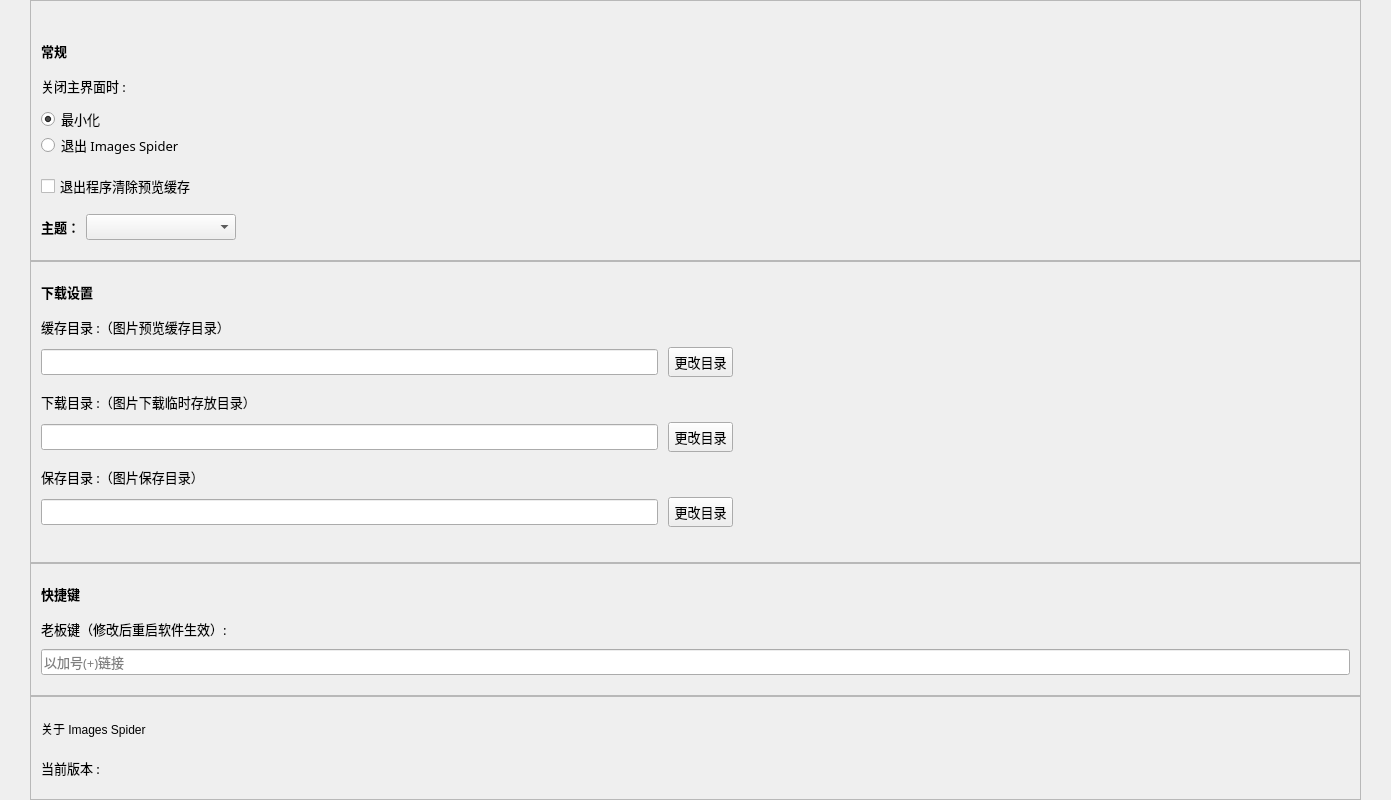
        <widget class="QWidget" name="scroll_area_content">
         <property name="geometry">
          <rect>
           <x>0</x>
           <y>0</y>
           <width>1391</width>
           <height>800</height>
          </rect>
         </property>
         <property name="sizePolicy">
          <sizepolicy hsizetype="Preferred" vsizetype="Expanding">
           <horstretch>0</horstretch>
           <verstretch>0</verstretch>
          </sizepolicy>
         </property>
         <property name="minimumSize">
          <size>
           <width>0</width>
           <height>800</height>
          </size>
         </property>
         <layout class="QVBoxLayout" name="verticalLayout_2">
          <property name="spacing">
           <number>0</number>
          </property>
          <property name="leftMargin">
           <number>30</number>
          </property>
          <property name="topMargin">
           <number>0</number>
          </property>
          <property name="rightMargin">
           <number>30</number>
          </property>
          <property name="bottomMargin">
           <number>0</number>
          </property>
          <item>
           <widget class="QFrame" name="frame_conventional">
            <property name="font">
             <font>
              <family>.萍方-简</family>
              <pointsize>10</pointsize>
              <italic>false</italic>
              <bold>true</bold>
             </font>
            </property>
            <property name="frameShape">
             <enum>QFrame::StyledPanel</enum>
            </property>
            <property name="frameShadow">
             <enum>QFrame::Raised</enum>
            </property>
            <layout class="QVBoxLayout" name="verticalLayout_10">
             <property name="spacing">
              <number>0</number>
             </property>
             <property name="leftMargin">
              <number>10</number>
             </property>
             <property name="topMargin">
              <number>40</number>
             </property>
             <property name="rightMargin">
              <number>10</number>
             </property>
             <property name="bottomMargin">
              <number>20</number>
             </property>
             <item>
              <widget class="QLabel" name="label_main_title">
               <property name="text">
                <string>常规</string>
               </property>
              </widget>
             </item>
             <item>
              <spacer name="verticalSpacer_6">
               <property name="orientation">
                <enum>Qt::Vertical</enum>
               </property>
               <property name="sizeType">
                <enum>QSizePolicy::Fixed</enum>
               </property>
               <property name="sizeHint" stdset="0">
                <size>
                 <width>20</width>
                 <height>15</height>
                </size>
               </property>
              </spacer>
             </item>
             <item>
              <widget class="QLabel" name="label_subtitle">
               <property name="font">
                <font>
                 <family>.PingFang SC</family>
                 <pointsize>10</pointsize>
                 <italic>false</italic>
                 <bold>false</bold>
                </font>
               </property>
               <property name="text">
                <string>关闭主界面时 :</string>
               </property>
              </widget>
             </item>
             <item>
              <spacer name="verticalSpacer_7">
               <property name="orientation">
                <enum>Qt::Vertical</enum>
               </property>
               <property name="sizeType">
                <enum>QSizePolicy::Fixed</enum>
               </property>
               <property name="sizeHint" stdset="0">
                <size>
                 <width>20</width>
                 <height>10</height>
                </size>
               </property>
              </spacer>
             </item>
             <item>
              <widget class="QRadioButton" name="radio_minimize">
               <property name="font">
                <font>
                 <family>.PingFang SC</family>
                 <pointsize>10</pointsize>
                 <italic>false</italic>
                 <bold>false</bold>
                </font>
               </property>
               <property name="text">
                <string>最小化</string>
               </property>
               <property name="checked">
                <bool>true</bool>
               </property>
              </widget>
             </item>
             <item>
              <widget class="QRadioButton" name="radio_exit">
               <property name="font">
                <font>
                 <family>.PingFang SC</family>
                 <pointsize>10</pointsize>
                 <italic>false</italic>
                 <bold>false</bold>
                </font>
               </property>
               <property name="text">
                <string>退出 Images Spider</string>
               </property>
              </widget>
             </item>
             <item>
              <spacer name="verticalSpacer_8">
               <property name="orientation">
                <enum>Qt::Vertical</enum>
               </property>
               <property name="sizeType">
                <enum>QSizePolicy::Fixed</enum>
               </property>
               <property name="sizeHint" stdset="0">
                <size>
                 <width>20</width>
                 <height>15</height>
                </size>
               </property>
              </spacer>
             </item>
             <item>
              <widget class="QCheckBox" name="box_clearCache">
               <property name="font">
                <font>
                 <family>.PingFang SC</family>
                 <pointsize>10</pointsize>
                 <italic>false</italic>
                 <bold>false</bold>
                </font>
               </property>
               <property name="text">
                <string>退出程序清除预览缓存</string>
               </property>
              </widget>
             </item>
             <item>
              <spacer name="verticalSpacer_19">
               <property name="orientation">
                <enum>Qt::Vertical</enum>
               </property>
               <property name="sizeType">
                <enum>QSizePolicy::Fixed</enum>
               </property>
               <property name="sizeHint" stdset="0">
                <size>
                 <width>20</width>
                 <height>15</height>
                </size>
               </property>
              </spacer>
             </item>
             <item>
              <layout class="QHBoxLayout" name="horizontalLayout_6">
               <item>
                <widget class="QLabel" name="label_theme">
                 <property name="minimumSize">
                  <size>
                   <width>45</width>
                   <height>0</height>
                  </size>
                 </property>
                 <property name="maximumSize">
                  <size>
                   <width>45</width>
                   <height>16777215</height>
                  </size>
                 </property>
                 <property name="text">
                  <string>主题：</string>
                 </property>
                </widget>
               </item>
               <item>
                <widget class="QComboBox" name="combo_theme">
                 <property name="minimumSize">
                  <size>
                   <width>150</width>
                   <height>0</height>
                  </size>
                 </property>
                 <property name="maximumSize">
                  <size>
                   <width>150</width>
                   <height>16777215</height>
                  </size>
                 </property>
                </widget>
               </item>
               <item>
                <widget class="QLabel" name="label_theme_status">
                 <property name="text">
                  <string/>
                 </property>
                </widget>
               </item>
               <item>
                <spacer name="horizontalSpacer_8">
                 <property name="orientation">
                  <enum>Qt::Horizontal</enum>
                 </property>
                 <property name="sizeHint" stdset="0">
                  <size>
                   <width>40</width>
                   <height>20</height>
                  </size>
                 </property>
                </spacer>
               </item>
              </layout>
             </item>
            </layout>
           </widget>
          </item>
          <item>
           <widget class="QFrame" name="frame_download">
            <property name="font">
             <font>
              <family>.萍方-简</family>
              <pointsize>10</pointsize>
              <italic>false</italic>
              <bold>true</bold>
             </font>
            </property>
            <property name="frameShape">
             <enum>QFrame::StyledPanel</enum>
            </property>
            <property name="frameShadow">
             <enum>QFrame::Raised</enum>
            </property>
            <layout class="QVBoxLayout" name="verticalLayout_12">
             <property name="spacing">
              <number>0</number>
             </property>
             <property name="leftMargin">
              <number>10</number>
             </property>
             <property name="topMargin">
              <number>20</number>
             </property>
             <property name="rightMargin">
              <number>10</number>
             </property>
             <property name="bottomMargin">
              <number>20</number>
             </property>
             <item>
              <widget class="QLabel" name="label_main_title_2">
               <property name="text">
                <string>下载设置</string>
               </property>
              </widget>
             </item>
             <item>
              <spacer name="verticalSpacer_9">
               <property name="orientation">
                <enum>Qt::Vertical</enum>
               </property>
               <property name="sizeType">
                <enum>QSizePolicy::Fixed</enum>
               </property>
               <property name="sizeHint" stdset="0">
                <size>
                 <width>20</width>
                 <height>15</height>
                </size>
               </property>
              </spacer>
             </item>
             <item>
              <widget class="QLabel" name="label_subtitle_2">
               <property name="font">
                <font>
                 <family>.PingFang SC</family>
                 <pointsize>10</pointsize>
                 <italic>false</italic>
                 <bold>false</bold>
                </font>
               </property>
               <property name="text">
                <string>缓存目录 :（图片预览缓存目录）</string>
               </property>
              </widget>
             </item>
             <item>
              <spacer name="verticalSpacer_10">
               <property name="orientation">
                <enum>Qt::Vertical</enum>
               </property>
               <property name="sizeType">
                <enum>QSizePolicy::Fixed</enum>
               </property>
               <property name="sizeHint" stdset="0">
                <size>
                 <width>20</width>
                 <height>10</height>
                </size>
               </property>
              </spacer>
             </item>
             <item>
              <layout class="QHBoxLayout" name="horizontalLayout_9">
               <property name="spacing">
                <number>10</number>
               </property>
               <item>
                <widget class="QLineEdit" name="lineEdit_cache">
                 <property name="font">
                  <font>
                   <family>.PingFang SC</family>
                   <pointsize>10</pointsize>
                   <italic>false</italic>
                   <bold>false</bold>
                  </font>
                 </property>
                 <property name="readOnly">
                  <bool>true</bool>
                 </property>
                </widget>
               </item>
               <item>
                <widget class="QPushButton" name="btn_cache_folder">
                 <property name="minimumSize">
                  <size>
                   <width>65</width>
                   <height>30</height>
                  </size>
                 </property>
                 <property name="maximumSize">
                  <size>
                   <width>60</width>
                   <height>30</height>
                  </size>
                 </property>
                 <property name="font">
                  <font>
                   <family>.PingFang SC</family>
                   <pointsize>10</pointsize>
                   <italic>false</italic>
                   <bold>false</bold>
                  </font>
                 </property>
                 <property name="cursor">
                  <cursorShape>PointingHandCursor</cursorShape>
                 </property>
                 <property name="text">
                  <string>更改目录</string>
                 </property>
                </widget>
               </item>
               <item>
                <spacer name="horizontalSpacer_5">
                 <property name="orientation">
                  <enum>Qt::Horizontal</enum>
                 </property>
                 <property name="sizeHint" stdset="0">
                  <size>
                   <width>40</width>
                   <height>20</height>
                  </size>
                 </property>
                </spacer>
               </item>
              </layout>
             </item>
             <item>
              <spacer name="verticalSpacer_11">
               <property name="orientation">
                <enum>Qt::Vertical</enum>
               </property>
               <property name="sizeType">
                <enum>QSizePolicy::Fixed</enum>
               </property>
               <property name="sizeHint" stdset="0">
                <size>
                 <width>20</width>
                 <height>15</height>
                </size>
               </property>
              </spacer>
             </item>
             <item>
              <widget class="QLabel" name="label_subtitle_3">
               <property name="font">
                <font>
                 <family>.PingFang SC</family>
                 <pointsize>10</pointsize>
                 <italic>false</italic>
                 <bold>false</bold>
                </font>
               </property>
               <property name="text">
                <string>下载目录 :（图片下载临时存放目录）</string>
               </property>
              </widget>
             </item>
             <item>
              <spacer name="verticalSpacer_12">
               <property name="orientation">
                <enum>Qt::Vertical</enum>
               </property>
               <property name="sizeType">
                <enum>QSizePolicy::Fixed</enum>
               </property>
               <property name="sizeHint" stdset="0">
                <size>
                 <width>20</width>
                 <height>10</height>
                </size>
               </property>
              </spacer>
             </item>
             <item>
              <layout class="QHBoxLayout" name="horizontalLayout_11">
               <property name="spacing">
                <number>10</number>
               </property>
               <item>
                <widget class="QLineEdit" name="lineEdit_full">
                 <property name="font">
                  <font>
                   <family>.PingFang SC</family>
                   <pointsize>10</pointsize>
                   <italic>false</italic>
                   <bold>false</bold>
                  </font>
                 </property>
                 <property name="readOnly">
                  <bool>true</bool>
                 </property>
                </widget>
               </item>
               <item>
                <widget class="QPushButton" name="btn_full_folder">
                 <property name="minimumSize">
                  <size>
                   <width>65</width>
                   <height>30</height>
                  </size>
                 </property>
                 <property name="maximumSize">
                  <size>
                   <width>60</width>
                   <height>30</height>
                  </size>
                 </property>
                 <property name="font">
                  <font>
                   <family>.PingFang SC</family>
                   <pointsize>10</pointsize>
                   <italic>false</italic>
                   <bold>false</bold>
                  </font>
                 </property>
                 <property name="cursor">
                  <cursorShape>PointingHandCursor</cursorShape>
                 </property>
                 <property name="text">
                  <string>更改目录</string>
                 </property>
                </widget>
               </item>
               <item>
                <spacer name="horizontalSpacer_6">
                 <property name="orientation">
                  <enum>Qt::Horizontal</enum>
                 </property>
                 <property name="sizeHint" stdset="0">
                  <size>
                   <width>40</width>
                   <height>20</height>
                  </size>
                 </property>
                </spacer>
               </item>
              </layout>
             </item>
             <item>
              <spacer name="verticalSpacer_13">
               <property name="orientation">
                <enum>Qt::Vertical</enum>
               </property>
               <property name="sizeType">
                <enum>QSizePolicy::Fixed</enum>
               </property>
               <property name="sizeHint" stdset="0">
                <size>
                 <width>20</width>
                 <height>15</height>
                </size>
               </property>
              </spacer>
             </item>
             <item>
              <widget class="QLabel" name="label_subtitle_4">
               <property name="font">
                <font>
                 <family>.PingFang SC</family>
                 <pointsize>10</pointsize>
                 <italic>false</italic>
                 <bold>false</bold>
                </font>
               </property>
               <property name="text">
                <string>保存目录 :（图片保存目录）</string>
               </property>
              </widget>
             </item>
             <item>
              <spacer name="verticalSpacer_14">
               <property name="orientation">
                <enum>Qt::Vertical</enum>
               </property>
               <property name="sizeType">
                <enum>QSizePolicy::Fixed</enum>
               </property>
               <property name="sizeHint" stdset="0">
                <size>
                 <width>20</width>
                 <height>10</height>
                </size>
               </property>
              </spacer>
             </item>
             <item>
              <layout class="QHBoxLayout" name="horizontalLayout_12">
               <property name="spacing">
                <number>10</number>
               </property>
               <item>
                <widget class="QLineEdit" name="lineEdit_dir">
                 <property name="font">
                  <font>
                   <family>.PingFang SC</family>
                   <pointsize>10</pointsize>
                   <italic>false</italic>
                   <bold>false</bold>
                  </font>
                 </property>
                 <property name="readOnly">
                  <bool>true</bool>
                 </property>
                </widget>
               </item>
               <item>
                <widget class="QPushButton" name="btn_dir_folder">
                 <property name="minimumSize">
                  <size>
                   <width>65</width>
                   <height>30</height>
                  </size>
                 </property>
                 <property name="maximumSize">
                  <size>
                   <width>60</width>
                   <height>30</height>
                  </size>
                 </property>
                 <property name="font">
                  <font>
                   <family>.PingFang SC</family>
                   <pointsize>10</pointsize>
                   <italic>false</italic>
                   <bold>false</bold>
                  </font>
                 </property>
                 <property name="cursor">
                  <cursorShape>PointingHandCursor</cursorShape>
                 </property>
                 <property name="text">
                  <string>更改目录</string>
                 </property>
                </widget>
               </item>
               <item>
                <spacer name="horizontalSpacer_7">
                 <property name="orientation">
                  <enum>Qt::Horizontal</enum>
                 </property>
                 <property name="sizeHint" stdset="0">
                  <size>
                   <width>40</width>
                   <height>20</height>
                  </size>
                 </property>
                </spacer>
               </item>
              </layout>
             </item>
             <item>
              <spacer name="verticalSpacer_15">
               <property name="orientation">
                <enum>Qt::Vertical</enum>
               </property>
               <property name="sizeType">
                <enum>QSizePolicy::Fixed</enum>
               </property>
               <property name="sizeHint" stdset="0">
                <size>
                 <width>20</width>
                 <height>15</height>
                </size>
               </property>
              </spacer>
             </item>
            </layout>
           </widget>
          </item>
          <item>
           <widget class="QFrame" name="frame_hot_key">
            <property name="font">
             <font>
              <family>.萍方-简</family>
              <pointsize>10</pointsize>
              <italic>false</italic>
              <bold>true</bold>
             </font>
            </property>
            <property name="frameShape">
             <enum>QFrame::StyledPanel</enum>
            </property>
            <property name="frameShadow">
             <enum>QFrame::Raised</enum>
            </property>
            <layout class="QVBoxLayout" name="verticalLayout_13">
             <property name="spacing">
              <number>0</number>
             </property>
             <property name="leftMargin">
              <number>10</number>
             </property>
             <property name="topMargin">
              <number>20</number>
             </property>
             <property name="rightMargin">
              <number>10</number>
             </property>
             <property name="bottomMargin">
              <number>20</number>
             </property>
             <item>
              <widget class="QLabel" name="label_main_title_3">
               <property name="text">
                <string>快捷键</string>
               </property>
              </widget>
             </item>
             <item>
              <spacer name="verticalSpacer_17">
               <property name="orientation">
                <enum>Qt::Vertical</enum>
               </property>
               <property name="sizeType">
                <enum>QSizePolicy::Fixed</enum>
               </property>
               <property name="sizeHint" stdset="0">
                <size>
                 <width>20</width>
                 <height>15</height>
                </size>
               </property>
              </spacer>
             </item>
             <item>
              <widget class="QLabel" name="label_subtitle_5">
               <property name="font">
                <font>
                 <family>.PingFang SC</family>
                 <pointsize>10</pointsize>
                 <italic>false</italic>
                 <bold>false</bold>
                </font>
               </property>
               <property name="text">
                <string>老板键（修改后重启软件生效）: </string>
               </property>
              </widget>
             </item>
             <item>
              <spacer name="verticalSpacer_18">
               <property name="orientation">
                <enum>Qt::Vertical</enum>
               </property>
               <property name="sizeType">
                <enum>QSizePolicy::Fixed</enum>
               </property>
               <property name="sizeHint" stdset="0">
                <size>
                 <width>20</width>
                 <height>10</height>
                </size>
               </property>
              </spacer>
             </item>
             <item>
              <widget class="QLineEdit" name="lineEdit_hotkey">
               <property name="font">
                <font>
                 <family>.PingFang SC</family>
                 <pointsize>10</pointsize>
                 <italic>false</italic>
                 <bold>false</bold>
                </font>
               </property>
               <property name="placeholderText">
                <string>以加号(+)链接</string>
               </property>
              </widget>
             </item>
            </layout>
           </widget>
          </item>
          <item>
           <widget class="QFrame" name="frame_software">
            <property name="frameShape">
             <enum>QFrame::StyledPanel</enum>
            </property>
            <property name="frameShadow">
             <enum>QFrame::Raised</enum>
            </property>
            <layout class="QVBoxLayout" name="verticalLayout_14">
             <property name="spacing">
              <number>0</number>
             </property>
             <property name="leftMargin">
              <number>10</number>
             </property>
             <property name="topMargin">
              <number>20</number>
             </property>
             <property name="rightMargin">
              <number>10</number>
             </property>
             <property name="bottomMargin">
              <number>20</number>
             </property>
             <item>
              <widget class="QLabel" name="label_main_title_4">
               <property name="text">
                <string>关于 Images Spider</string>
               </property>
              </widget>
             </item>
             <item>
              <spacer name="verticalSpacer_20">
               <property name="orientation">
                <enum>Qt::Vertical</enum>
               </property>
               <property name="sizeType">
                <enum>QSizePolicy::Fixed</enum>
               </property>
               <property name="sizeHint" stdset="0">
                <size>
                 <width>20</width>
                 <height>15</height>
                </size>
               </property>
              </spacer>
             </item>
             <item>
              <widget class="QLabel" name="label_subtitle_6">
               <property name="font">
                <font>
                 <family>.PingFang SC</family>
                 <pointsize>10</pointsize>
                 <italic>false</italic>
                 <bold>false</bold>
                </font>
               </property>
               <property name="text">
                <string>当前版本 : </string>
               </property>
              </widget>
             </item>
            </layout>
           </widget>
          </item>
         </layout>
        </widget>
